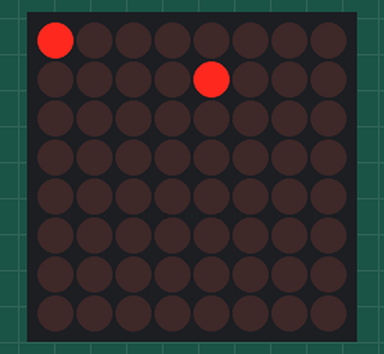
A sketch run on a simulated Arduino Uno, built with avr-gcc and run on an emulated ATmega328P. Shown: 8×8 LED matrix.

Above: at 0.1 s.
At 0.9 s:
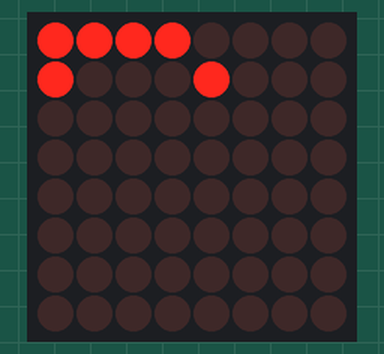
At 1.7 s:
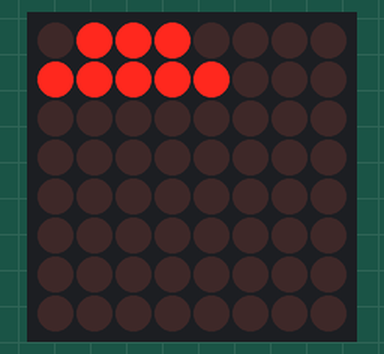
At 3.5 s:
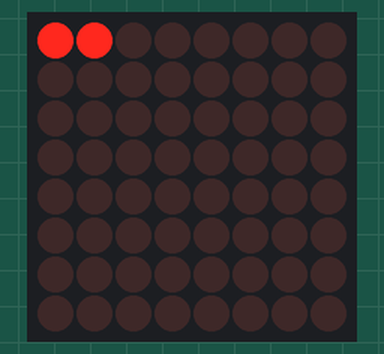
At 5.1 s:
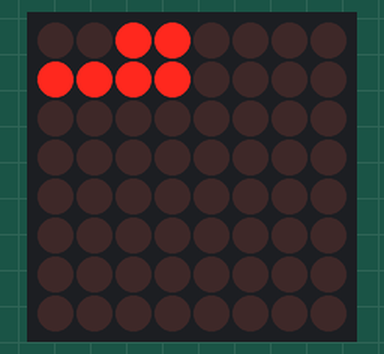
At 6.9 s:
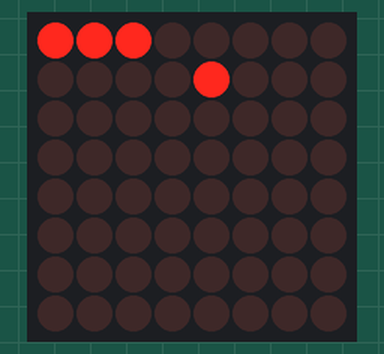

Measured:
- by itself, everything shown: repeats every 6.4 s, in 32 steps

The sketch:

Light_IC_Test.ino
```cpp
#include <LedControl.h>
#include <binary.h>

LedControl lc1 = LedControl(11,10,9,1);
//data pin 11
//clock pin 10
//csPin 9
//1 device total
int T = 200;
int intensity = 1;
int number = 1;
bool on = true;

void setup() {
  lc1.setIntensity(0,15); //Intensity goes from 0 to 15
  lc1.clearDisplay(0);
  lc1.shutdown(0, false);

}

void loop() {

     // valid coordinates 00 01 02 03
     //                   10 11 12 13

   lc1.setLed(0,1,4,on);
   on = !on;


   for(int i = 0; i < 2; i++){   //Lights all the LEDs in a row
     for(int j = 0; j < 4;j++){
       lc1.setLed(0,i,j,true);
       delay(T);
//         lc1.setLed(0,i,j,false); //uncomment this to have the light cycle along
     }
   }

   for(int i = 0; i < 2; i++){ //Turns off all the LEDs in a row
     for(int j = 0; j < 4;j++){
       lc1.setLed(0,i,j,false);
       delay(T);
     }
   }
//     if(intensity == 16){ //Changes the intensity at each iteration
//       number = -1;
//     }else if(intensity == 1)
//     {
//        number = 1;
//     }

//     lc1.setRow(0,0,B10100000); //alternates the LEDs in a row
//     lc1.setRow(0,1,B10010000);
//     delay(T);
//     lc1.setRow(0,0,B01010000);
//     lc1.setRow(0,1,B01100000);
//     delay(T);
//
//     lc1.setIntensity(0,intensity);
//     intensity+=number;
  lc1.setIntensity(0,15);


}
```
